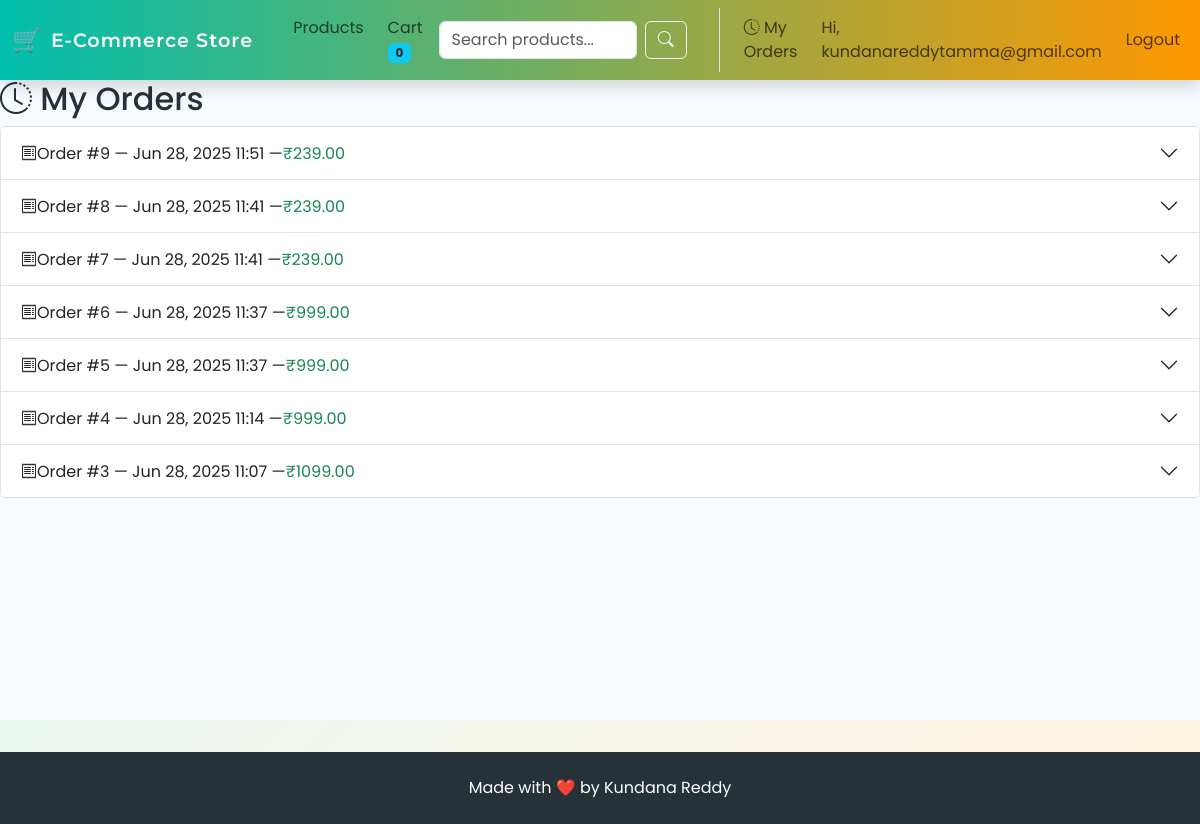
/orders/ (signed in), run on the app's committed database.
### store/models.py (models this page shows, shortened)
class Order(models.Model):
    user = models.ForeignKey(User, on_delete=models.CASCADE, related_name='orders')
    first_name = models.CharField(max_length=50)
    last_name = models.CharField(max_length=50)
    email = models.EmailField()
    address = models.CharField(max_length=250)
    postal_code = models.CharField(max_length=20)
    city = models.CharField(max_length=100)
    created = models.DateTimeField(auto_now_add=True)
    updated = models.DateTimeField(auto_now=True)
    paid = models.BooleanField(default=False)
    class Meta:
        ordering = ('-created',)
    def get_total_cost(self):
        return sum(item.get_cost() for item in self.items.all())

class OrderItem(models.Model):
    order = models.ForeignKey(Order, related_name='items', on_delete=models.CASCADE)
    product = models.ForeignKey(Product, related_name='order_items', on_delete=models.CASCADE)
    price = models.DecimalField(max_digits=10, decimal_places=2)
    quantity = models.PositiveIntegerField(default=1)
    def get_cost(self):
        return self.price * self.quantity

### store/views.py (the view)
# urls.py: path('orders/', views.order_history, name='order_history'),
@login_required
def order_history(request):
    try:
        orders = Order.objects.filter(user=request.user).order_by('-created')
        return render(request, 'store/order_history.html', {
            'orders': orders,
            'now': timezone.now()
        })
    except Exception as e:
        logger.error(f"Error in order_history view: {e}")
        messages.error(request, "An error occurred while loading your order history.")
        return render(request, 'store/order_history.html', {
            'orders': [],
            'now': timezone.now()
        })

### store/templates/store/order_history.html (shortened to what this page needs)
{% extends 'store/base.html' %}
{% block content %}
<h2><i class="bi bi-clock-history"></i> My Orders</h2>
{% if orders %}
    <div class="accordion" id="ordersAccordion">
        {% for order in orders %}
        <div class="accordion-item">
            <h2 class="accordion-header" id="heading{{ order.id }}">
                <button class="accordion-button collapsed" type="button" data-bs-toggle="collapse" data-bs-target="#collapse{{ order.id }}" aria-expanded="false" aria-controls="collapse{{ order.id }}">
                    <i class="bi bi-receipt"></i> Order #{{ order.id }} &mdash; {{ order.created|date:"M d, Y H:i" }} &mdash; <span class="text-success">₹{{ order.get_total_cost }}</span>
                </button>
            </h2>
        </div>
        {% endfor %}
    </div>
{% else %}
    <div class="alert alert-info mt-4"><i class="bi bi-info-circle"></i> You have not placed any orders yet.</div>
{% endif %}
{% endblock %}

### store/templates/store/base.html (shortened to what this page needs)
{% load static %}
<!DOCTYPE html>
<html lang="en">
<head>
    <link href="https://cdn.jsdelivr.net/npm/bootstrap@5.3.0/dist/css/bootstrap.min.css" rel="stylesheet">
    <link rel="stylesheet" href="{% static 'store/style.css' %}">
    <link rel="stylesheet" href="https://cdn.jsdelivr.net/npm/bootstrap-icons@1.11.3/font/bootstrap-icons.min.css">
</head>
<body>
<nav class="navbar navbar-expand-lg sticky-top shadow">
    <div class="container-fluid">
        <a class="navbar-brand d-flex align-items-center" href="/">
            <span style="font-size: 1.5rem;">🛒</span>
            <span class="ms-2" style="font-size: 1.2rem; font-weight: 600;">E-Commerce Store</span>
        </a>
        <div class="collapse navbar-collapse" id="navbarNav">
            <ul class="navbar-nav me-auto mb-2 mb-lg-0 ms-3">
                <li class="nav-item me-2"><a class="nav-link {% if request.path == '/products/' %}active{% endif %}" href="/products/">Products</a></li>
                <li class="nav-item me-2"><a class="nav-link {% if request.path == '/cart/' %}active{% endif %}" href="/cart/">Cart <span class="badge bg-info text-dark" id="cart-badge">{% if request.session.cart %}{{ request.session.cart|length }}{% else %}0{% endif %}</span></a></li>
            </ul>
            <form class="d-flex me-3" role="search" action="/products/" method="get">
                <input class="form-control me-2" type="search" placeholder="Search products..." aria-label="Search" name="q" value="{{ query|default:'' }}">
                <button class="btn btn-outline-light" type="submit"><i class="bi bi-search"></i></button>
            </form>
            <ul class="navbar-nav align-items-center ms-3 ps-3 border-start">
                {% if user.is_authenticated %}
                    <li class="nav-item me-2"><a class="nav-link" href="/orders/"><i class="bi bi-clock-history"></i> My Orders</a></li>
                    <li class="nav-item me-2"><a class="nav-link" href="#">Hi, {{ user.username }}</a></li>
                    <li class="nav-item"><a class="nav-link" href="/logout/">Logout</a></li>
                {% else %}
                    <li class="nav-item me-2"><a class="nav-link {% if request.path == '/login/' %}active{% endif %}" href="/login/">Login</a></li>
                    <li class="nav-item"><a class="nav-link {% if request.path == '/register/' %}active{% endif %}" href="/register/">Register</a></li>
                {% endif %}
            </ul>
        </div>
    </div>
</nav>
<div class="container-fluid p-0" style="min-height: 80vh; background: #f8fbff;">
    {% block content %}{% endblock %}
</div>
<footer class="footer text-center">
    <div class="container">
        <span>Made with <span style="color: #e25555;">&#10084;&#65039;</span> by Kundana Reddy</span>
    </div>
</footer>
</body>
</html>

### store/static/store/style.css (style rules this page uses)
body { font-family: 'Poppins', 'Montserrat', Arial, sans-serif; background: linear-gradient(135deg, #f5f7fa 0%, #c3cfe2 100%); color: #263238; }
.navbar { background: linear-gradient(90deg, #0f2027 0%, #2c5364 100%); box-shadow: 0 2px 8px rgba(0,0,0,0.05); }
.navbar-brand { font-family: 'Montserrat', 'Poppins', Arial, sans-serif; font-weight: 700; font-size: 2rem; color: #fff !important; letter-spacing: 1px; }
.footer { background: #2c5364; color: #fff; padding: 1.5rem 0; margin-top: 2rem; }

### store/templates/store/base.html (style rules this page uses)
body { font-family: 'Poppins', 'Montserrat', Arial, sans-serif; background: linear-gradient(135deg, #e0f7fa 0%, #fff3e0 100%); }
.navbar { background: linear-gradient(90deg, #00bfae 0%, #ff9800 100%); }
.navbar-brand { font-family: 'Montserrat', 'Poppins', Arial, sans-serif; font-weight: 700; font-size: 2rem; color: #fff !important; letter-spacing: 1px; }
.footer { background: #263238; color: #fff; padding: 1.5rem 0; margin-top: 2rem; }

### data on the page
Order: id "9", created "Jun 28, 2025 11:51", get_total_cost "239.00"
Order: id "8", created "Jun 28, 2025 11:41", get_total_cost "239.00"
Order: id "7", created "Jun 28, 2025 11:41", get_total_cost "239.00"
Order: id "6", created "Jun 28, 2025 11:37", get_total_cost "999.00"
Order: id "5", created "Jun 28, 2025 11:37", get_total_cost "999.00"
Order: id "4", created "Jun 28, 2025 11:14", get_total_cost "999.00"
Order: id "3", created "Jun 28, 2025 11:07", get_total_cost "1099.00"

### other printed values
{{ user.username }} "kundanareddytamma@gmail.com"
